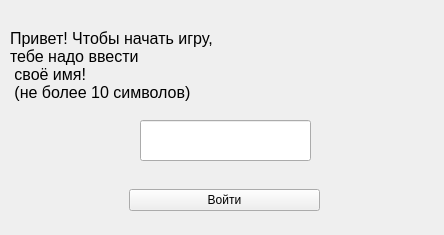
<?xml version="1.0" encoding="UTF-8"?>
<ui version="4.0">
 <class>Registr</class>
 <widget class="QWidget" name="Registr">
  <property name="geometry">
   <rect>
    <x>0</x>
    <y>0</y>
    <width>444</width>
    <height>235</height>
   </rect>
  </property>
  <property name="windowTitle">
   <string>Form</string>
  </property>
  <widget class="QWidget" name="horizontalLayoutWidget">
   <property name="geometry">
    <rect>
     <x>129</x>
     <y>170</y>
     <width>191</width>
     <height>61</height>
    </rect>
   </property>
   <layout class="QHBoxLayout" name="horizontalLayout">
    <property name="spacing">
     <number>0</number>
    </property>
    <item>
     <widget class="QPushButton" name="pushButton">
      <property name="text">
       <string>Войти</string>
      </property>
     </widget>
    </item>
   </layout>
  </widget>
  <widget class="QLabel" name="label">
   <property name="geometry">
    <rect>
     <x>10</x>
     <y>10</y>
     <width>411</width>
     <height>111</height>
    </rect>
   </property>
   <property name="font">
    <font>
     <pointsize>12</pointsize>
    </font>
   </property>
   <property name="text">
    <string>Привет! Чтобы начать игру, 
тебе надо ввести 
 своё имя! 
 (не более 10 символов)</string>
   </property>
  </widget>
  <widget class="QLineEdit" name="lineEdit">
   <property name="geometry">
    <rect>
     <x>140</x>
     <y>120</y>
     <width>171</width>
     <height>41</height>
    </rect>
   </property>
  </widget>
 </widget>
 <resources/>
 <connections/>
</ui>
